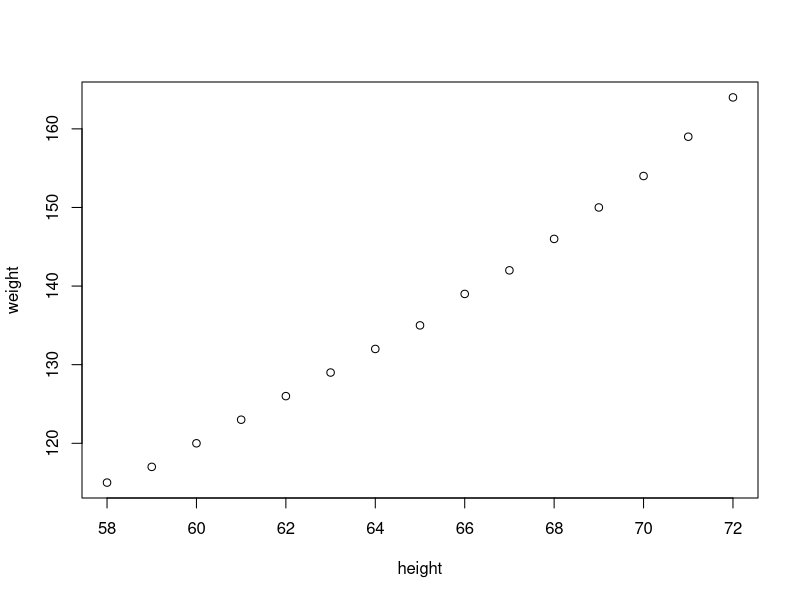
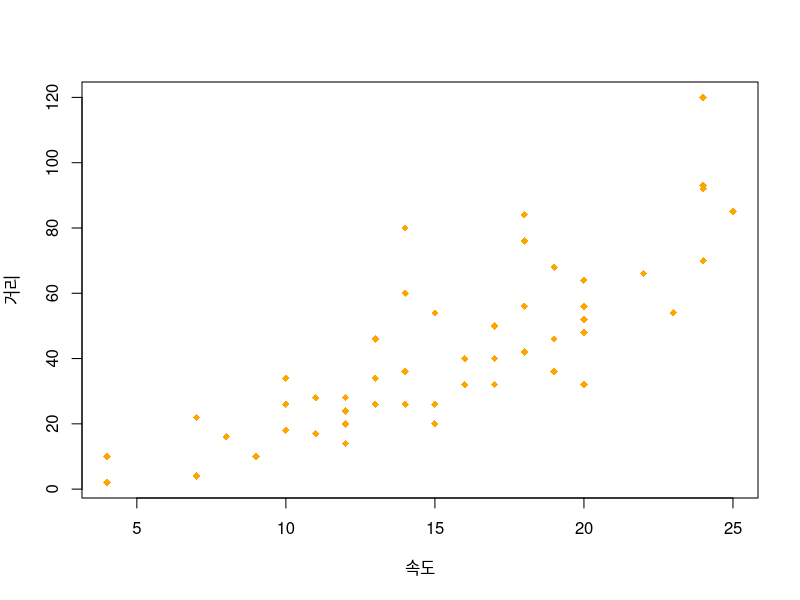
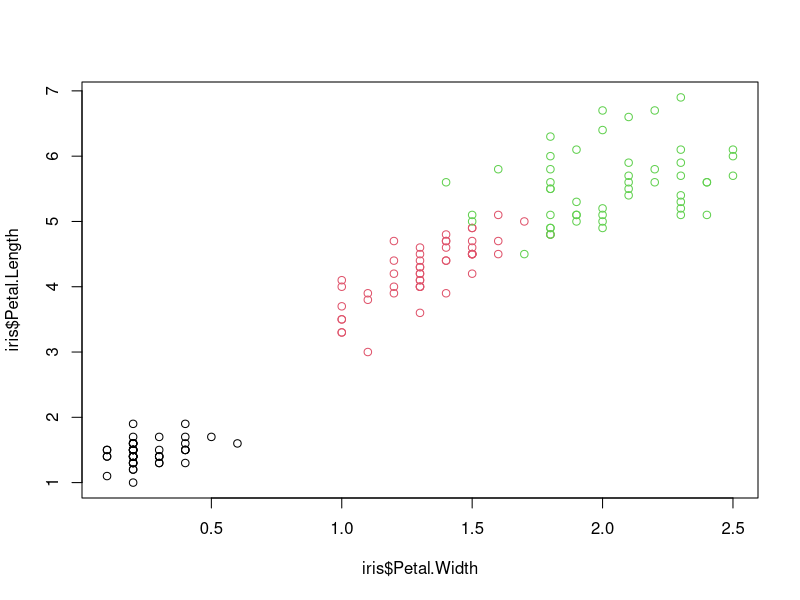

Generate these figures, in order, with R:
## R 자료구조
# R이 제공하고 있는 자료형 : 수치형, 문자형, 논리형, 복소수형
# R의 자료구조 : 변수 => 벡터(vector) => 행렬(matrix) => 
# 데이터 프레임 => 리스트
# 변수 할당 방법 : 변수명 <- 값 (이 형태 권장)
# R은 변수를 객체로 취급한다.
# 값 -> 변수명, 변수명 = 값 
# 팩터(factor) : 범주형 데이터 생성시 사용
# 범주형 데이터 : 서열형, 명목형
# 팩터를 만드는 함수 : factor(벡터자료, levels, ordered=F)
# 외부데이터를 가져와서 csv 문자형 데이터가 r로 넘어올때 
# 벡터형으로 바껴져서 올때 많음 그래서 문자형으로 바껴야함
# R의 기본 자료형은 vector이다.
# vector : 값들의 집합 ,1개 이상의 데이터를 담고 있는 자료구조
# 1차원 배열 : 가변길이 배열 (데이터 크기 정해져있지 않음)
# vector 를 만드는 함수 : c(), start:end , seq(from, to, by), 
# rep(times/each) 
# length()함수, max(), min(), mean(), range(), rank(), sort()
# sum(), median(), sd() ...



# 배열(행렬,matrix) : 2차원 배열, 행(관측값)과 열(속성, 변수)로 이루어짐 ※ 행렬의 크기가 같아야함 
# array(),matrix(),rbind(),cbind()

# R base에서 제공하는 기본 데이터셋 목록을 확인하는 함수
# data()
data()
# women (데이터셋) : 
?women
# cars (데이터셋) :
cars
# 데이터의 구조 확인하는 함수
str(cars)

# iris
str(iris)

# plot(women) x축 y축 값을 만들어줌
plot(women)

# 양의 상관관계: 위로 오르는 선, 음의 상관관계: 아래로 
# 내려가는 선, 상관관계가 없다 : 직선

# 색주기, 한글로 축 제목 변경법, 점 모양 바꾸기
plot(cars,col="orange",xlab="속도",ylab="거리",pch=18)

?plot
help(plot)

# 데이터의 내용확인 : head(), tail()
# iris 데이터의 앞에서 3개의 데이터를 추출하라
head(iris, 3)
tail(iris)

# 데이터요소 추출해서 색바꾸기
plot(iris$Petal.Width,iris$Petal.Length,col=iris$Species)






















